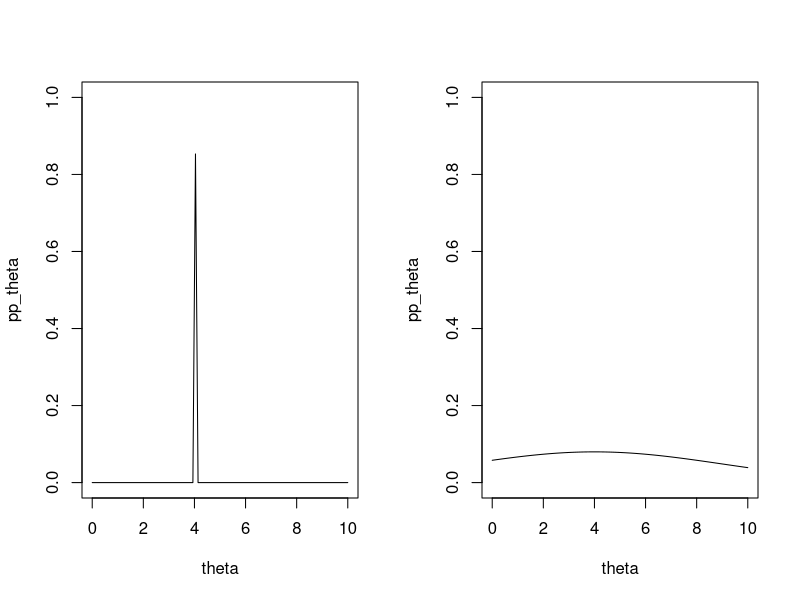
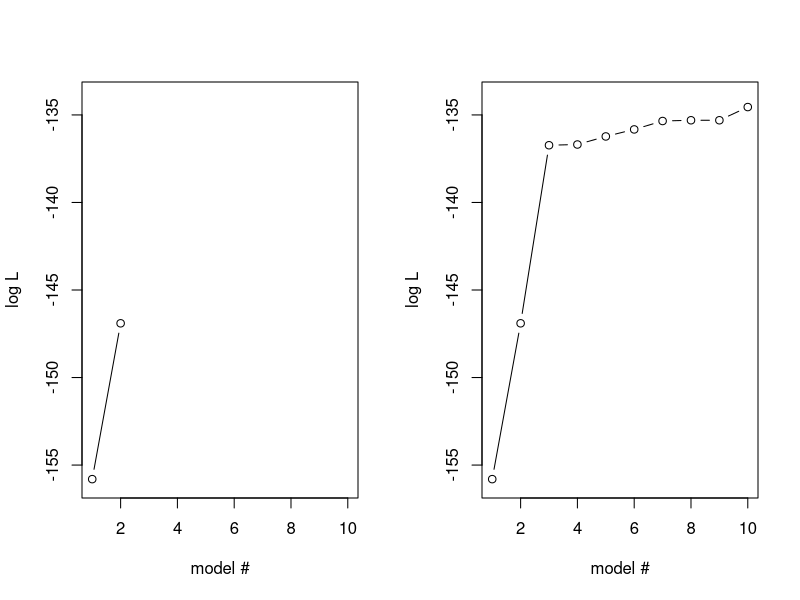
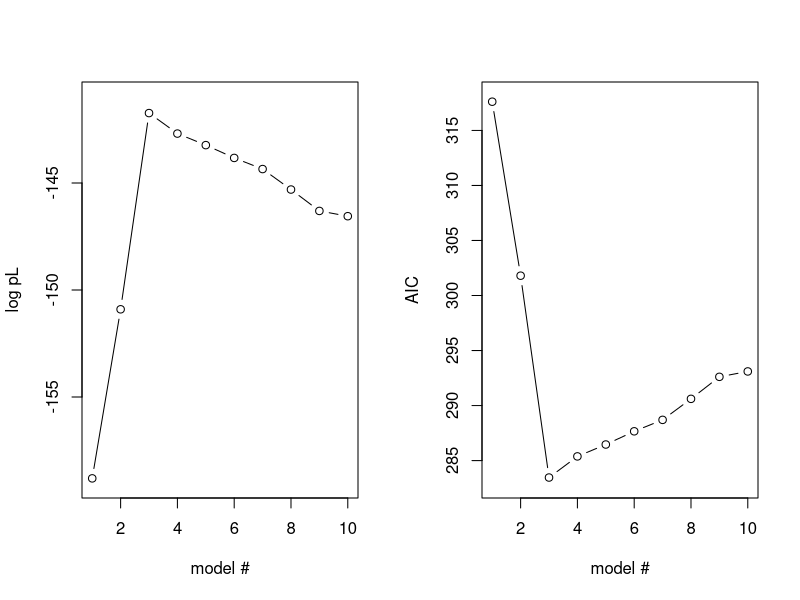
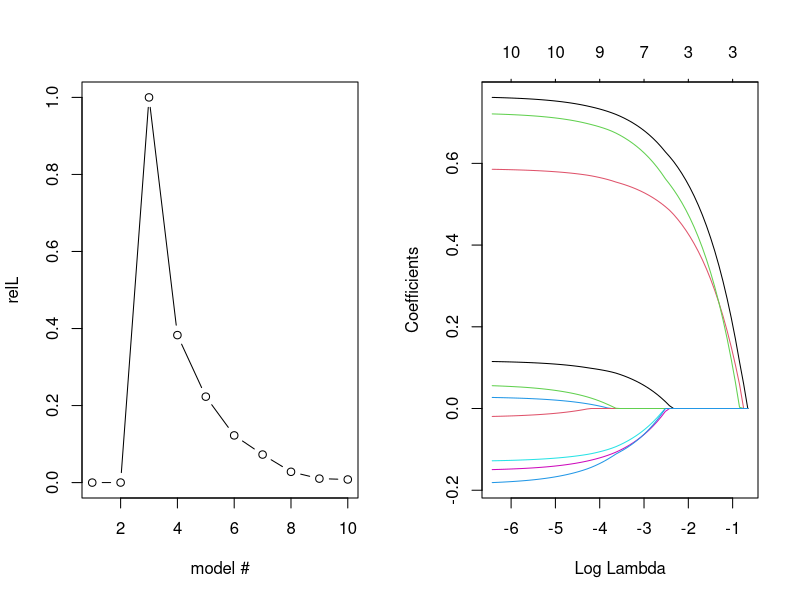
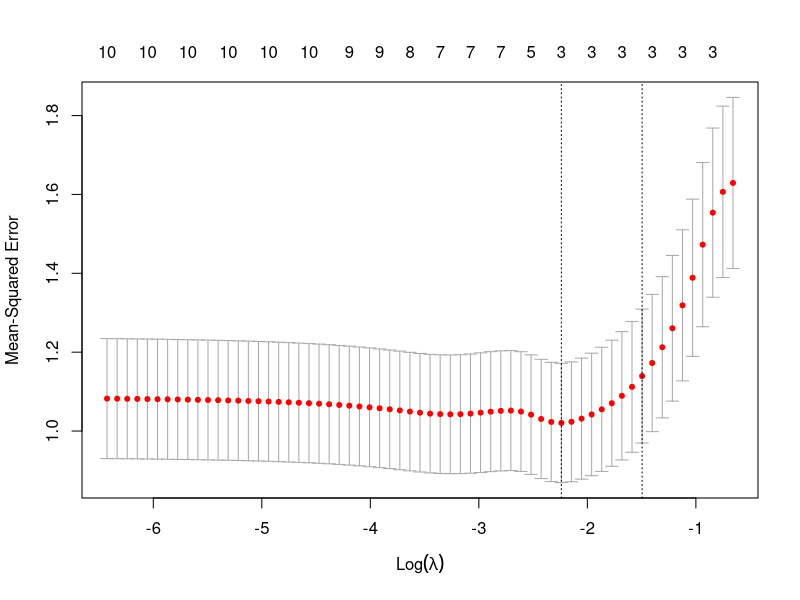
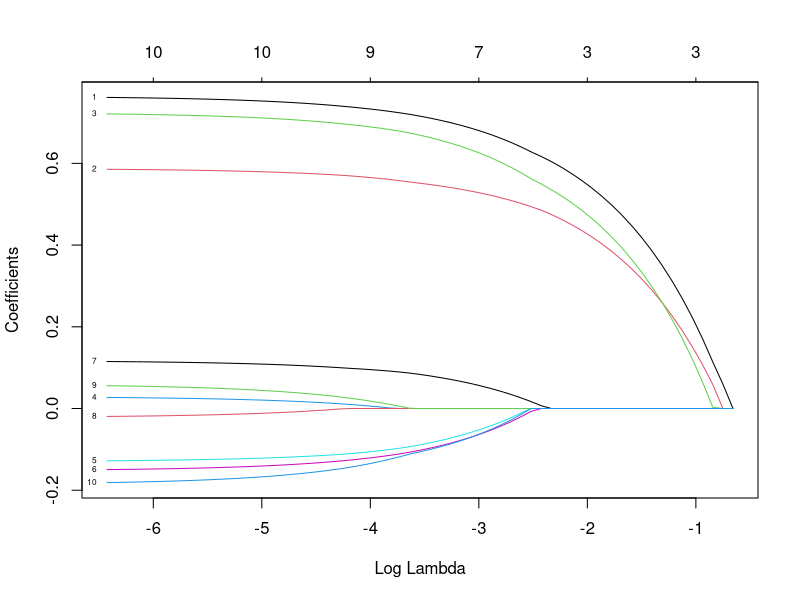

Write the R code that produced these figures, in order.
## ---- chunk 1

## ---- chunk 2
# fake plots for illustration purpose
theta = seq(0,10, length=100)
par(mfcol=c(1,2))
pp_theta = 75*dnorm(theta,mean=4, sd=0.01)
plot(theta,pp_theta, type='l', ylim=c(0,1))

pp_theta = dnorm(theta,mean=4, sd=5)
plot(theta,pp_theta, type='l', ylim=c(0,1.0))

## ---- chunk 3
# To obtain exactly the same result as in the demo, set seed to 85
set.seed(85)
## ---- chunk 4
N=100 # number of samples
P=10 # number of variables

# Draw variables, x_{i,1},...,x_{i,P} for all N individuals, from a uniform distribution in interval (0,1) (this is the default interval for runif)
X=matrix(round(runif(N*(P+1),min=0, max=2)), nrow=N, ncol=P)

# generate a y variable from a multivarite lm of 3 first X variables only
# intercept
b0=3
# effect sizes for first three variables
b=c(runif(3, min=0.5, max=1.0))

# generate y
Y = b0 + X[,1] * b[1] + X[,2] * b[2] + X[,3] * b[3] + rnorm(N)

## ---- chunk 5
require(stats)
ll= vector()
for(i in seq(1,P)){
  Xi=X[,seq(1,i)]
  ll[i] <- logLik(lm(Y~Xi))
}
# plot likelihoods for models with 1 and 2 vaiables
plot(ll[1:2], ylab="log L", xlab="model #", type = "b", xlim=c(1,P), ylim=c(floor(min(ll)),ceiling(max(ll)))) 
# xlim and ylim not really necessary here, but I can reuse the plot statement below, so the plots look similar
## ---- chunk 6
# compute loglikelihood (ll) for all models including variables
# 1-i, for i <= P; store results in vector ll
ll= vector()
for(i in seq(1,P)){
  Xi=X[,seq(1,i)]
  ll[i] <- logLik(lm(Y~Xi))
}

# plot ll for all models
plot(ll, ylab="log L", xlab="model #", type = "b", xlim=c(1,P), ylim=c(floor(min(ll)),ceiling(max(ll)))) 

## ---- chunk 7
library(lmtest)
mprev <- lm(Y ~ X[,1])
lrt=data.frame(models=0, ll1=0, ll2=0, lr=0, P = 0, sign=0)
for(i in seq(2,P)){
  m <- lm(Y ~ X[,seq(1,i)])
  fit=lrtest(mprev,m)
  mprev=m
  sign = ifelse(fit$`Pr(>Chisq)`[2]>0.05,"no","yes")#ifelse(fit$`Pr(>Chisq)`[2]>0.01,"*",ifelse(fit$`Pr(>Chisq)`[2]>0.001, "**","***")))
  lr=fit$LogLik[1]-fit$LogLik[2]
  lrt[i-1,] = list(paste0(i-1," vs ", i," variables"), signif(fit$LogLik[1], 5), signif(fit$LogLik[2], 5), format(lr, digits=4), format(fit$`Pr(>Chisq)`[2],digits=3, scientific=-1), sign)
}
library(kableExtra)
kable(lrt,"html",row.names=F, col.names=c("Compared models","logL 1st model","logL 2nd model","logLR", "P-value", "Sign at 0.05"),digits=30, format.args=list(snsmall=0)) %>% kable_styling(bootstrap="striped", font_size = 14, full_width=F)

## ---- chunk 8
# compute loglikelihood (ll) for all models including 1-P variables
pl= vector() 
for(i in seq(1,P)){
  xi=X[,seq(1,i)]
  xi=cbind(rep(1,N), xi)
  fit = lm(Y~xi)
  # To make the code simple, we forestall next step and use the AIC function here
  # AIC= -2(pl) so convert back
  pl[i] = -AIC(fit)/2
}
# plot ll of all models
plot(pl, xlim=c(1,P), ylim=c(floor(min(pl)),ceiling(max(pl))),ylab="log pL", xlab="model #", type = "b")
## ---- chunk 9
require(stats)
require(dplyr)
require(kableExtra)
mprev <- lm(Y ~ X[,1])
aic=data.frame(models=0, aic=0, lowest="-")
for(i in seq(1,P)){
  m <- lm(Y ~ X[,seq(1,i)])
  fit=AIC(mprev,m)
  mprev=m
  if(i==2){
    aic[i-1,] = list(paste0(i-1," variable"), signif(fit$AIC[1],5), "-") 
  }
  aic[i,] = list(paste0(i," variables"), signif(fit$AIC[2],5), "-") 
}
minaic=min(aic$aic)
aic$rl=format(exp((minaic-aic$aic)/2), digits=4)
aic$lowest = ifelse(aic$aic==minaic,"Yes","-")

kable(aic, format='html', row.names=F, col.names=c("Compared models","AIC","Minimum AIC","rL"),digits=30,format.args=list(snsmall=0))  %>%  kable_styling( font_size = 14)
## ---- chunk 10
require(stats)

# plot AIC of all models
plot(aic$aic, xlim=c(1,P), ylim=c(floor(min(aic$aic)),ceiling(max(aic$aic))),ylab="AIC", xlab="model #", type = "b")

# plot relL of all models
plot(aic$rl, xlim=c(1,P), ylab="relL", xlab="model #", type = "b")
## ---- chunk 11
require(glmnet)
# run lasso (alpha=1) for linear model (family=gaussian)
fit = glmnet(X,Y, family="gaussian", alpha=1, standardize=T)
## ---- chunk 12
plot(fit, xvar="lambda",label=T)
## ---- chunk 13
require(glmnet)
par(mfrow=c(1,1))
# run lasso (alpha=1) for linear model (family=gaussian)
cvglm=cv.glmnet(X,Y, family="gaussian", alpha=1, standardize=T, nfolds=100)

plot(cvglm)
plot(cvglm$glmnet.fit, xvar="lambda",label=T)
minlambda=cvglm$lambda.min
## ---- chunk 14
require(dplyr)      # for nice table
require(kableExtra) #for nice table

coefglm=as.data.frame(as.matrix(coef(cvglm, s="lambda.min")))
coefglm=cbind(seq(0,10),c(b0, b, rep(0, 7)),coefglm)
names(coefglm)=c("beta","value (oracle)", paste0("estimate(lambda=",signif(minlambda,3),")"))
kable(coefglm, row.names=F) %>%   kable_styling( font_size = 14)
## ---- chunk 15
